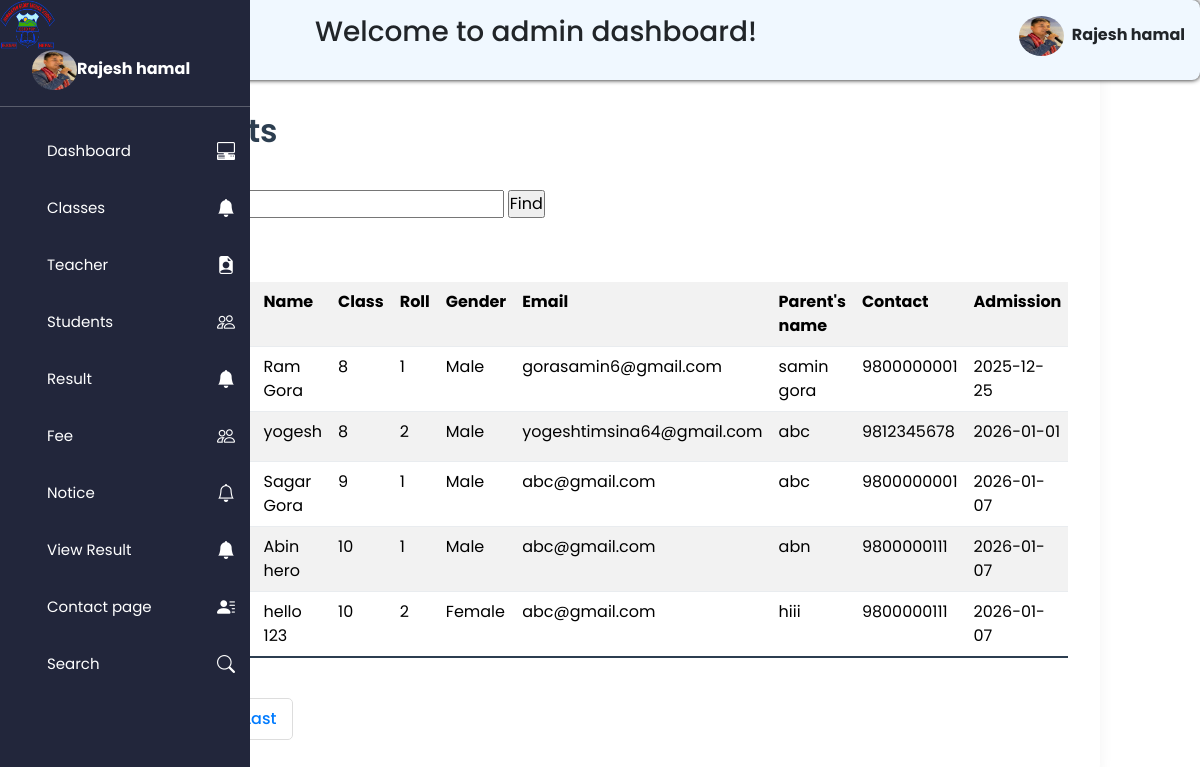
/admin/view-students.php (signed in), run on the app's committed database.
### tables this page shows
CREATE TABLE `students` (
  `student_id` int(11) NOT NULL AUTO_INCREMENT,
  `name` varchar(255) NOT NULL,
  `class_id` int(11) NOT NULL,
  `roll` int(11) NOT NULL,
  `address` varchar(255) NOT NULL,
  `gender` varchar(50) NOT NULL,
  `dob` date NOT NULL,
  `email` varchar(255) NOT NULL,
  `username` varchar(255) NOT NULL,
  `password` varchar(255) NOT NULL,
  `parent_name` varchar(255) NOT NULL,
  `contact` varchar(20) NOT NULL,
  `parent_email` varchar(255) NOT NULL,
  `image` varchar(255) DEFAULT NULL,
  `created_at` timestamp NOT NULL DEFAULT current_timestamp(),
  `admission_date` date NOT NULL DEFAULT current_timestamp(),
  PRIMARY KEY (`student_id`)
);

### admin/view-students.php (the view, shortened to what this page needs)
<?php
include_once('../connection.php');
?>
<!DOCTYPE html>
<html lang="en">
<head>
    <link rel="stylesheet" href="/studentmgt/admin/css/bootstrap.min.css">
    <link rel="stylesheet" href="/studentmgt/admin/css/add-students.css">
</head>
<body>
  <?php include 'includes/sidebar.php';
$limit =5;
$page = isset($_GET['page']) ? (int)$_GET['page'] : 1;
$start = ($page - 1) * $limit;
$result_count = mysqli_query($conn, "SELECT COUNT(*) AS total FROM students");
$row_count = mysqli_fetch_assoc($result_count);
$total_records = $row_count['total'];
$total_pages = ceil($total_records / $limit);
  ?>
  <div class="table-data">
    <h2>Students</h2>
    <form method="post">
  <label>Class:</label>
  <input type="number" placeholder="e.g 1" name="search">
  <input type="submit" name="find" value="Find">
</form>
<div class="table">
    <table class="table table-striped" >
        <tr>
          <th>S.N</th>
            <th>Student Id</th>
            <th> Name</th>
            <th>Class</th>
            <th>Roll</th>
            <th>Gender</th>
            <th>Email</th>
            <th>Parent's name</th>
            <th>Contact</th>
            <th>Admission</th>
           </tr>
        <?php
      if(isset($_POST['find'])){
      $var = trim($_POST['search']);
      $sql=
      "SELECT student_id, name,class_id,roll,gender,email,parent_name,contact,admission_date from students where class_id=$var LIMIT $start, $limit";
      $records=mysqli_query($conn,$sql);
      $serial=1;
        while ($row = mysqli_fetch_assoc($records)) {
        echo '<tr>
        <td>'.$serial++.'</td>
        <td>'.$row['student_id'].'</td>
         <td>'.$row['name'].'</td>
         <td> '.$row['class_id'].' </td>
         <td> '.$row['roll'].' </td>
         <td>'.$row['gender'].'</td>
         <td>'.$row['email'].'</td>
         <td>'.$row['parent_name'].'</td>
         <td>'.$row['contact'].'</td>
         <td>'.$row['admission_date'].'</td>
        <td>
        <div class="button">
        <a href="manage-student.php?editid='.$row['student_id'].'"><button class="btn btn-primary">Edit</button></a>
        <a href="manage-student.php?deleteid='.$row['student_id'].'"><button class="btn btn-secondary">Delete</button></a>
        </div>
        </td>
        </tr>';
        }
      }else{
      $sql="SELECT student_id, name,class_id,roll,gender,email,parent_name,contact,admission_date from students LIMIT $start, $limit";
      $records=mysqli_query($conn,$sql);
      $serial=1;
        while ($row = mysqli_fetch_assoc($records)) {
        echo '<tr>
        <td>'.$serial++.'</td>
        <td>'.$row['student_id'].'</td>
         <td>'.$row['name'].'</td>
         <td> '.$row['class_id'].' </td>
         <td> '.$row['roll'].' </td>
         <td>'.$row['gender'].'</td>
         <td>'.$row['email'].'</td>
         <td>'.$row['parent_name'].'</td>
         <td>'.$row['contact'].'</td>
         <td>'.$row['admission_date'].'</td>
        <td>
        <div class="button">
        <a href="manage-student.php?editid='.$row['student_id'].'"><button class="btn btn-primary">Edit</button></a>
        <a href="manage-student.php?deleteid='.$row['student_id'].'"onclick="return confirm(\'Are you sure you want to delete?\')"><button class="btn btn-secondary">Delete</button></a>
        </div>
        </td>
        </tr>';
        }
      }
        ?>
        </div>
    </div>
<div class="pagination">
  <?php
    if ($page < $total_pages) {
        echo '<a href="?page='.($page + 1).'">Next ></a>';
        echo '<a href="?page='.$total_pages.'">Last</a>';
    }
  ?>
</div>
</body>
</html>

### admin/includes/sidebar.php (shortened to what this page needs)
<?php
include('../connection.php');
$id=1;
?>
<!DOCTYPE html>
<html lang="en">
<head>
  <link rel="stylesheet" href="/studentmgt/admin/css/style.css">
  <link rel="stylesheet" href="/studentmgt/admin/css/bootstrap.min.css">
  <link rel="stylesheet" href="/studentmgt/admin/css/bootstrap-icons.min.css">
</head>
<body>
<header>
   <?php
  $sql="SELECT * from admin where id=$id";
  $result=mysqli_query($conn,$sql);
  while($row=mysqli_fetch_assoc($result)){
   $name=$row['name'];
   $img=$row['image'];
  }
  ?>
  <div class="head">
    <h3>Welcome to admin dashboard!</h3>
    <div >
    <img id="profile" class="profile-img" src="<?php echo "$img"?>"><strong ><?php echo $name ?> </strong>
    </div>
  </div>
</header>
<aside id="sidebar">
  <div class="head">
  <img src="../images/logo.png" class="logo">
  </div>
  <div >
    <img id="profile" class="profile-img" src="<?php echo "$img"?>"><strong ><?php echo $name ?> </strong>
 </div>
<hr>
  <div class="sidebar-link">
  <ul>
  <li><a href="dashboard.php">Dashboard</a><i class="bi bi-pc-display-horizontal"></i></li>
   <li><a href="./add-classes.php">Classes</a><i class="bi bi-bell-fill"></i></li>
  <li id="teacher">
      <a href="">Teacher</a><i class="bi bi-file-earmark-person-fill"></i>
      </li>
    <li id="student">
      <a href="">Students</a><i class="bi bi-people"></i></li>
    <li><a href="add-result.php">Result</a><i class="bi bi-bell-fill"></i></li>
    <li id="fee">
      <a href="">Fee</a><i class="bi bi-people"></i></li>
    <li id="notice">
      <a href="">Notice</a><i class="bi bi-bell"></i>
      </li>
      <li><a href="view-result.php">View Result</a><i class="bi bi-bell-fill"></i></li>
       <li><a href="view-contacepage.php">Contact page </a><i class="bi bi-person-lines-fill"></i>
       <li><a href="search-students.php">Search</a><i class="bi bi-search"></i>
  </ul></li>
  </div>
</aside>
</body>
</html>

### admin/css/add-students.css (style rules this page uses)
:root { --primary: #2c3e50; --secondary: #34495e; --accent: #3498db; --success: #2ecc71; --danger: #e74c3c; --light: #f8f9fa; --dark: #343a40; --border-color: #e9ecef; --shadow: 0 5px 15px rgba(0, 0, 0, 0.05); }
* { padding: 0; margin: 0; box-sizing: border-box; font-family: 'Poppins', sans-serif; }
body { background-color: #f4f6f9; color: var(--dark); }
.add-students h2, .add-teacher h2, .add-class h2, .add-notice h2, .add-result h2, .add-homework h2, .table-data h2 { color: var(--primary); margin-bottom: 2rem; font-weight: 600; position: relative; padding-bottom: 0.5rem; }
.add-students h2::after, .add-teacher h2::after, .add-class h2::after, .add-notice h2::after, .table-data h2::after { content: ''; position: absolute; bottom: 0; left: 50%; transform: translateX(-50%); width: 60px; height: 3px; background: var(--accent); border-radius: 2px; }
.table-data h2 { margin-top: 80px; text-align: left; }
.table-data h2::after { left: 0; transform: none; }
.table-data { background: white; padding: 2em; border-radius: 12px; box-shadow: var(--shadow); margin:0 auto; max-width:1000px; width: 100%; }
.table { margin:2em auto ; overflow-x: auto; overflow-y: auto; }
table { width: 100%; border-collapse: collapse; margin-top: 1rem; }
table th, table td { padding: 1rem; border-bottom: 1px solid var(--border-color); }
table tbody tr { transition: all 0.2s ease; }
table tbody tr:last-of-type td { border-bottom: 2px solid var(--primary); }
.pagination { text-align: center; margin-top: 20px; }
.pagination a { display: inline-block; padding: 8px 16px; margin: 4px; border: 1px solid #ddd; border-radius: 5px; text-decoration: none; color: #007bff; font-weight: 500; transition: 0.3s; }

### admin/css/style.css (style rules this page uses)
* { padding: 0px; margin: 0px; box-sizing: 0px; }
header { background-color: aliceblue; height: 5em; width: 100%; border-radius: 8px; box-shadow: 0 0 5px black; position: fixed; top: 0; left: 0; z-index: 1000; }
header .head { padding: 15px; display: flex; justify-content: space-between; align-items: center; text-align: center; }
header h3 { margin-left: 300px; }
header .profile-img { border-radius: 50%; width: 45px; height: 40px; margin-right: 0.5em; position: relative; }
aside .profile-img { border-radius: 50%; width: 45px; height: 40px; margin-left: 2em; }
aside { background-color: rgb(34, 38, 59); top: 0px; left: 0px; width: 250px; height: 100%; position: fixed; color: white; display: block; transition: left 0.3s ease; z-index: 1002; }
aside .head { display: flex; justify-content: space-between; }
aside .logo { width: 55px; height: 50px; }
.sidebar-link .bi { font-size: 18px; }
li { display: flex; justify-content: space-between; align-items: center; }
aside ul { list-style: none; text-decoration: none; margin-top: auto; }
aside ul li { padding: 15px; }
aside ul a { text-decoration: none; color: white; font-size: 15px; }

### data on the page
students: name "Ram Gora", class "8", roll "1", gender "Male", email "gorasamin6@gmail.com", parent_name "samin gora", contact "9800000001", admission_date "2025-12-25"
students: name "yogesh", class "8", roll "2", gender "Male", email "yogeshtimsina64@gmail.com", parent_name "abc", contact "9812345678", admission_date "2026-01-01"
students: name "Sagar Gora", class "9", roll "1", gender "Male", email "abc@gmail.com", parent_name "abc", contact "9800000001", admission_date "2026-01-07"
students: name "Abin hero", class "10", roll "1", gender "Male", email "abc@gmail.com", parent_name "abn", contact "9800000111", admission_date "2026-01-07"
students: name "hello 123", class "10", roll "2", gender "Female", email "abc@gmail.com", parent_name "hiii", contact "9800000111", admission_date "2026-01-07"

### other printed values
$name "Rajesh hamal"
